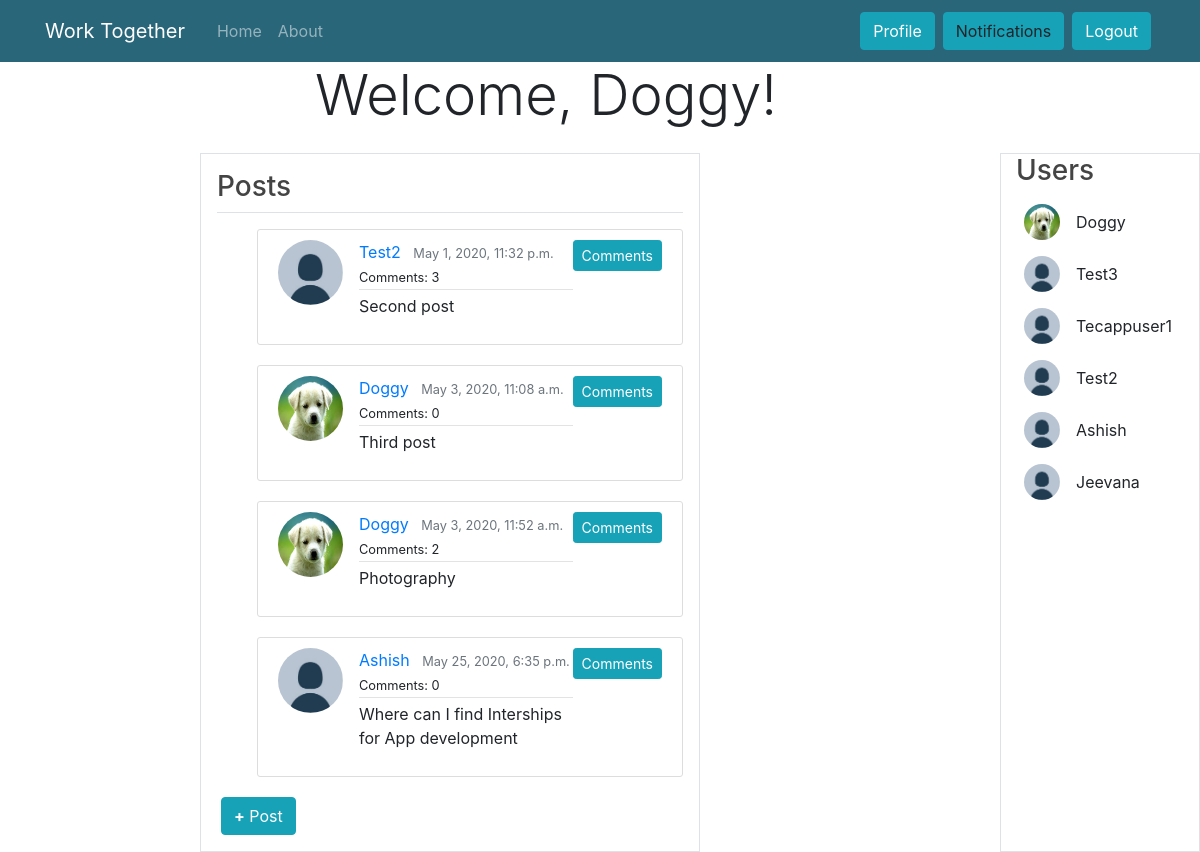
Screenshot of /home/TECAPP/ (signed in) with the database file from the repository.
### grp/models.py (models this page shows, shortened)
class Post(models.Model):
    content = models.CharField(max_length=100)
    grpname = models.CharField(max_length=100, default='TECAPP')
    date_posted = models.DateTimeField(default = timezone.now)
    author = models.ForeignKey(User, on_delete=models.CASCADE)

### users/models.py (models this page shows, shortened)
class Profile(models.Model):
    user = models.OneToOneField(User, on_delete=models.CASCADE)
    group = models.CharField(max_length=100, choices=GROUPS)
    email = models.EmailField(max_length=150)
    image = models.ImageField(default='default.JPG', upload_to='profile_pics')
    friends	= models.ManyToManyField("self")
    notif_count	= models.PositiveSmallIntegerField(default=0)
    institute = models.CharField(max_length = 200, default='')
    signup_confirmation = models.BooleanField(default=False)

### grp/views.py (the view)
# urls.py: path('home/<name>/', views.Grphome, name='grouphome'),
@login_required
def Grphome(request, name):
    users = Profile.objects.filter(group = name)
    user_profile = Profile.objects.filter(user = request.user).first()
    posts = Post.objects.filter(grpname = name)
    if user_profile.group==name:
        return render(request, 'grp/grphome.html', {'users':users, 'user_profile': user_profile, 'posts': posts})
    return HttpResponse("<h1>Invalid Link</h1>")

### grp/templates/grp/grphome.html (shortened to what this page needs)
{% extends "users/base.html" %}
{% block content %}
      <div class='row'>
        <div class='col-sm-3'></div>
        <div class='col-sm-5'><div class="display-4">Welcome, {{user.username}}! </div></div>
        <div class='col-sm-1'></div>
        <div class='col-sm-3'></div>
      </div>
      <br>
      <div class ='row'>
          <div class='col-sm-2'></div>
          <div class="col-sm-5 border p-3">
             <legend class="border-bottom mb-3"><h3>Posts</h3></legend>
            <ul>
              {% for post in posts %}
              <article class="media content-section">
                <img class="rounded-circle article-img" src="{{ post.author.profile.image.url }}">
                <div class="media-body">
                  <div class="article-metadata">
                    <a class="mr-2" href="#">{{ post.author }}</a>
                    <small class="text-muted">{{ post.date_posted}}</small>
                    <small class="mr-2" >Comments: {{post.comments.count }}</small>
                    </div>
                  <p class="article-content">{{ post.content }}</p>
                </div>
                <a href="{% url 'post-detail' post.id %}"><button class='btn btn-info btn-sm mt-0 mb-1'>  Comments </button></a>
              </article>
              {% endfor %}
            </ul>
            <a href="{%url 'post-create' %}"><button class='btn btn-info mx-1 '> <strong>+</strong> Post </button></a>
          </div>
          <div class='col-sm-3'></div>
          <div class="col-sm-2 border">
              <table class="table-hover">
               <thead>
                 <h3>Users</h3>
               </thead>
               <tbody>
              {% for user in users %}
              <tr class='clickable-row' data-href="{%url 'userprofile' user.user.username %}">
                <td class='p-2'><img src="{{ user.image.url }}" class="rounded-circle" style="width:36px;height:36px;"></td>
                <td class='p-2'>{{user.user.username}}</td>
              </tr>
              {% endfor %}
              </tbody>
              </table>
          </div>
      </div>
{% endblock content %}

### users/static/users/main.css (style rules this page uses)
body { background: #fafafa; color: #333333; margin-top: 5rem; }
h1, h2, h3, h4, h5, h6 { color: #444444; }
ul { margin: 0; }
.content-section { background: #ffffff; padding: 10px 20px; border: 1px solid #dddddd; border-radius: 3px; margin-bottom: 20px; }
.article-content { white-space: pre-line; }
.article-img { height: 65px; width: 65px; margin-right: 16px; }
.article-metadata { padding-bottom: 1px; margin-bottom: 4px; border-bottom: 1px solid #e3e3e3 }

### rows the page displays
Post: author.profile.image (placeholder picture), author "Test2", date_posted "May 1, 2020, 11:32 p.m.", comments.count "3", content "Second post"
Post: author.profile.image (picture), author "Doggy", date_posted "May 3, 2020, 11:08 a.m.", comments.count "0", content "Third post"
Post: author.profile.image (picture), author "Doggy", date_posted "May 3, 2020, 11:52 a.m.", comments.count "2", content "Photography"
Post: author.profile.image (placeholder picture), author "Ashish", date_posted "May 25, 2020, 6:35 p.m.", comments.count "0", content "Where can I find Interships for App development"
Profile: image (picture), user.username "Doggy"
Profile: image (placeholder picture), user.username "Test3"
Profile: image (placeholder picture), user.username "Tecappuser1"
Profile: image (placeholder picture), user.username "Test2"
Profile: image (placeholder picture), user.username "Ashish"
Profile: image (placeholder picture), user.username "Jeevana"

### other values shown
{{ user.username }} "Doggy"
